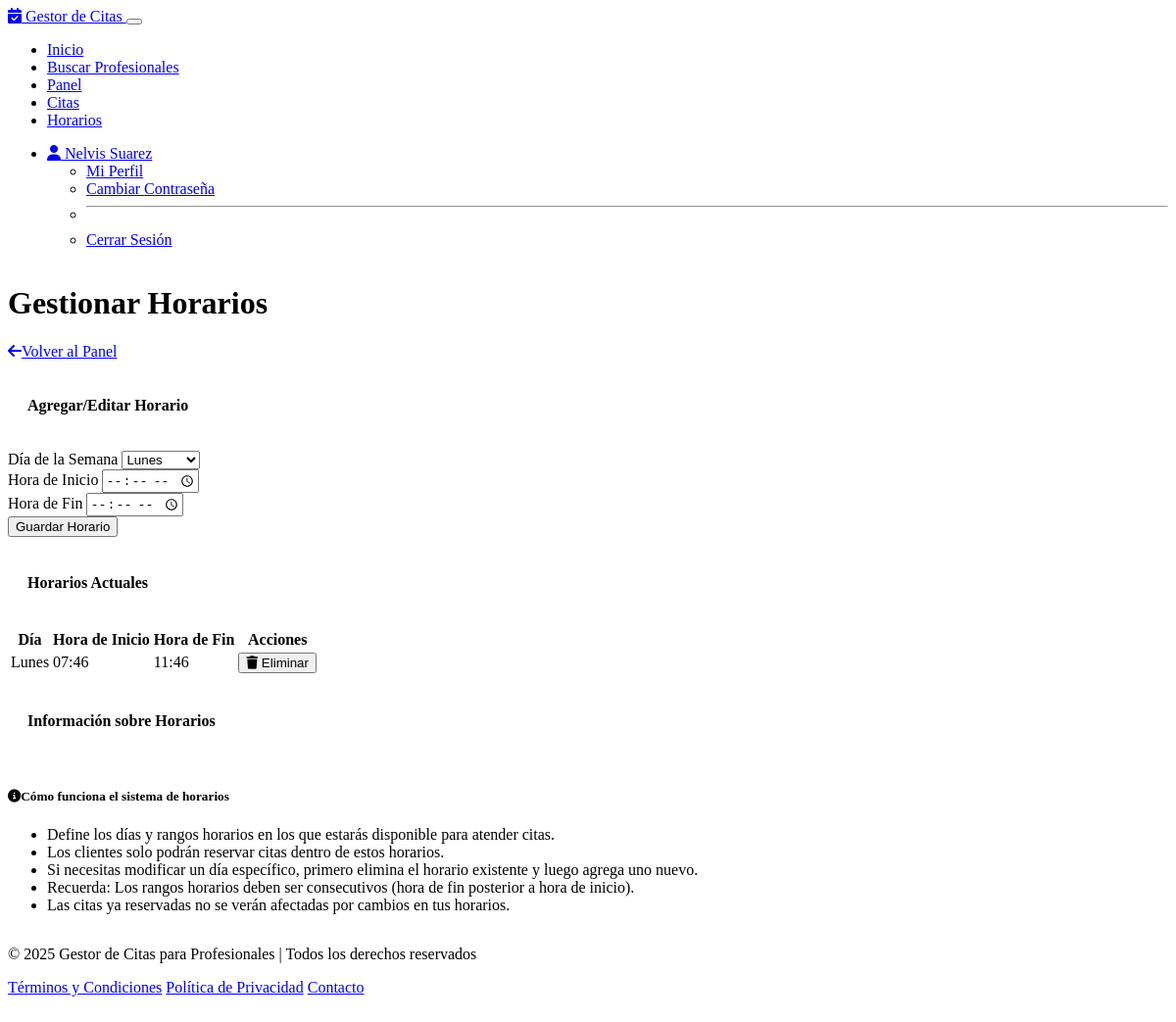
The app's page /professional/schedule (signed in) with its own data.
### models.py (models this page shows, shortened)
class User(UserMixin, db.Model):
    id = db.Column(db.Integer, primary_key=True)
    username = db.Column(db.String(64), unique=True, nullable=False, index=True)
    email = db.Column(db.String(120), unique=True, nullable=False, index=True)
    password_hash = db.Column(db.String(256), nullable=False)
    first_name = db.Column(db.String(64), nullable=False)
    last_name = db.Column(db.String(64), nullable=False)
    phone = db.Column(db.String(20))
    role = db.Column(db.String(20), nullable=False, default='client')
    created_at = db.Column(db.DateTime, default=datetime.utcnow)
    is_active = db.Column(db.Boolean, default=True)
    last_login = db.Column(db.DateTime)
    professional = db.relationship('Professional', uselist=False, back_populates='user', cascade='all, delete-orphan')
    client = db.relationship('Client', uselist=False, back_populates='user', cascade='all, delete-orphan')
    def is_professional(self):
        return self.role == 'professional'
    def is_client(self):
        return self.role == 'client'

class Schedule(db.Model):
    id = db.Column(db.Integer, primary_key=True)
    professional_id = db.Column(db.Integer, db.ForeignKey('professional.id'), nullable=False)
    day_of_week = db.Column(db.Integer, nullable=False)  # 0=Monday, 1=Tuesday, etc.
    start_time = db.Column(db.Time, nullable=False)
    end_time = db.Column(db.Time, nullable=False)
    professional = db.relationship('Professional', back_populates='schedules')

### routes/professional.py (the view, shortened to what this page needs)
@professional_bp.route('/schedule', methods=['GET', 'POST'])
@login_required
def schedule():
    if not current_user.is_professional():
        flash('No tienes permisos para acceder a esta página', 'danger')
        return redirect(url_for('main.index'))
    professional = Professional.query.filter_by(user_id=current_user.id).first()
    if not professional:
        flash('Perfil de profesional no encontrado', 'warning')
        return redirect(url_for('professional.profile'))
    form = ScheduleForm()
    schedules = Schedule.query.filter_by(professional_id=professional.id).all()
    days = ['Lunes', 'Martes', 'Miércoles', 'Jueves', 'Viernes', 'Sábado', 'Domingo']
    return render_template('professional/schedule.html',
                          form=form,
                          schedules=schedules,
                          days=days)

### forms.py (shortened to what this page needs)
class ScheduleForm(FlaskForm):
    day_of_week = SelectField('Día de la Semana', choices=[
        (0, 'Lunes'), (1, 'Martes'), (2, 'Miércoles'),
        (3, 'Jueves'), (4, 'Viernes'), (5, 'Sábado'), (6, 'Domingo')
    ], coerce=int)
    start_time = TimeField('Hora de Inicio', validators=[DataRequired()])
    end_time = TimeField('Hora de Fin', validators=[DataRequired()])
    submit = SubmitField('Guardar Horario')

### app.py (called while the page is built)
@login_manager.user_loader
def load_user(user_id):
    from models import User
    from sqlalchemy.exc import PendingRollbackError
    try:
        return User.query.get(int(user_id))
    except PendingRollbackError:
        db.session.rollback()
        return User.query.get(int(user_id))

### templates/professional/schedule.html (shortened to what this page needs)
{% extends 'base.html' %}
{% block content %}
<div class="container">
    <div class="d-flex justify-content-between align-items-center mb-4">
        <h1>Gestionar Horarios</h1>
        <a href="{{ url_for('professional.dashboard') }}" class="btn btn-outline-primary">
            <i class="fas fa-arrow-left me-2"></i>Volver al Panel
        </a>
    </div>
    <div class="row">
        <div class="col-md-5 mb-4">
            <div class="card border-0 bg-dark shadow-sm h-100">
                <div class="card-header bg-dark border-bottom">
                    <h4 class="mb-0">Agregar/Editar Horario</h4>
                </div>
                <div class="card-body">
                    <form method="POST" action="{{ url_for('professional.schedule') }}">
                        <div class="mb-3">
                            <label for="{{ form.day_of_week.id }}" class="form-label">{{ form.day_of_week.label }}</label>
                            {{ form.day_of_week(class="form-select") }}
                        </div>
                        <div class="row mb-3">
                            <div class="col-6">
                                <label for="{{ form.start_time.id }}" class="form-label">{{ form.start_time.label }}</label>
                                {{ form.start_time(class="form-control", type="time") }}
                            </div>
                            <div class="col-6">
                                <label for="{{ form.end_time.id }}" class="form-label">{{ form.end_time.label }}</label>
                                {{ form.end_time(class="form-control", type="time") }}
                            </div>
                        </div>
                        <div class="d-grid">
                            {{ form.submit(class="btn btn-primary") }}
                        </div>
                    </form>
                </div>
            </div>
        </div>
        <div class="col-md-7 mb-4">
            <div class="card border-0 bg-dark shadow-sm h-100">
                <div class="card-header bg-dark border-bottom">
                    <h4 class="mb-0">Horarios Actuales</h4>
                </div>
                <div class="card-body">
                    {% if schedules %}
                        <div class="table-responsive">
                            <table class="table table-dark">
                                <thead>
                                    <tr>
                                        <th>Día</th>
                                        <th>Hora de Inicio</th>
                                        <th>Hora de Fin</th>
                                        <th>Acciones</th>
                                    </tr>
                                </thead>
                                <tbody>
                                    {% for schedule in schedules %}
                                        <tr>
                                            <td>{{ days[schedule.day_of_week] }}</td>
                                            <td>{{ schedule.start_time.strftime('%H:%M') }}</td>
                                            <td>{{ schedule.end_time.strftime('%H:%M') }}</td>
                                            <td>
                                                <form method="POST" action="{{ url_for('professional.delete_schedule', schedule_id=schedule.id) }}"
                                                      onsubmit="return confirm('¿Estás seguro de que deseas eliminar este horario?');">
                                                    <button type="submit" class="btn btn-sm btn-outline-danger">
                                                        <i class="fas fa-trash"></i> Eliminar
                                                    </button>
                                                </form>
                                            </td>
                                        </tr>
                                    {% endfor %}
                                </tbody>
                            </table>
                        </div>
                    {% else %}
                        <div class="alert alert-info">
                            <i class="fas fa-info-circle me-2"></i>
                            No has definido ningún horario de atención. Utiliza el formulario para agregar tus horas disponibles.
                        </div>
                    {% endif %}
                </div>
            </div>
        </div>
    </div>
    <div class="row">
        <div class="col-md-12">
            <div class="card border-0 bg-dark shadow-sm">
                <div class="card-header bg-dark border-bottom">
                    <h4 class="mb-0">Información sobre Horarios</h4>
                </div>
                <div class="card-body">
                    <div class="alert alert-primary">
                        <h5><i class="fas fa-info-circle me-2"></i>Cómo funciona el sistema de horarios</h5>
                        <ul>
                            <li>Define los días y rangos horarios en los que estarás disponible para atender citas.</li>
                            <li>Los clientes solo podrán reservar citas dentro de estos horarios.</li>
                            <li>Si necesitas modificar un día específico, primero elimina el horario existente y luego agrega uno nuevo.</li>
                            <li>Recuerda: Los rangos horarios deben ser consecutivos (hora de fin posterior a hora de inicio).</li>
                            <li>Las citas ya reservadas no se verán afectadas por cambios en tus horarios.</li>
                        </ul>
                    </div>
                </div>
            </div>
        </div>
    </div>
</div>
{% endblock %}

### templates/base.html (shortened to what this page needs)
<!DOCTYPE html>
<html lang="es" data-bs-theme="dark">
<head>
    <link rel="stylesheet" href="https://cdn.replit.com/agent/bootstrap-agent-dark-theme.min.css">
    <link rel="stylesheet" href="https://cdnjs.cloudflare.com/ajax/libs/font-awesome/6.4.0/css/all.min.css">
    <link rel="stylesheet" href="{{ url_for('static', filename='css/custom.css') }}">
</head>
<body>
    <nav class="navbar navbar-expand-lg navbar-dark bg-dark mb-4">
        <div class="container">
            <a class="navbar-brand" href="{{ url_for('main.index') }}">
                <i class="fas fa-calendar-check"></i> Gestor de Citas
            </a>
            <button class="navbar-toggler" type="button" data-bs-toggle="collapse" data-bs-target="#navbarNav"
                    aria-controls="navbarNav" aria-expanded="false" aria-label="Toggle navigation">
            </button>
            <div class="collapse navbar-collapse" id="navbarNav">
                <ul class="navbar-nav me-auto">
                    <li class="nav-item">
                        <a class="nav-link" href="{{ url_for('main.index') }}">Inicio</a>
                    </li>
                    <li class="nav-item">
                        <a class="nav-link" href="{{ url_for('main.search') }}">Buscar Profesionales</a>
                    </li>
                    {% if current_user.is_authenticated %}
                        {% if current_user.is_client() %}
                            <li class="nav-item">
                                <a class="nav-link" href="{{ url_for('client.my_appointments') }}">Mis Citas</a>
                            </li>
                        {% elif current_user.is_professional() %}
                            <li class="nav-item">
                                <a class="nav-link" href="{{ url_for('professional.dashboard') }}">Panel</a>
                            </li>
                            <li class="nav-item">
                                <a class="nav-link" href="{{ url_for('professional.appointments') }}">Citas</a>
                            </li>
                            <li class="nav-item">
                                <a class="nav-link" href="{{ url_for('professional.schedule') }}">Horarios</a>
                            </li>
                        {% endif %}
                    {% endif %}
                </ul>
                <ul class="navbar-nav">
                    {% if current_user.is_authenticated %}
                        <li class="nav-item dropdown">
                            <a class="nav-link dropdown-toggle" href="#" id="userDropdown" role="button"
                               data-bs-toggle="dropdown" aria-expanded="false">
                                <i class="fas fa-user"></i> {{ current_user.username }}
                            </a>
                            <ul class="dropdown-menu dropdown-menu-end" aria-labelledby="userDropdown">
                                {% if current_user.is_professional() %}
                                    <li><a class="dropdown-item" href="{{ url_for('professional.profile') }}">Mi Perfil</a></li>
                                {% elif current_user.is_client() %}
                                    <li><a class="dropdown-item" href="{{ url_for('client.profile') }}">Mi Perfil</a></li>
                                {% endif %}
                                <li><a class="dropdown-item" href="{{ url_for('auth.change_password') }}">Cambiar Contraseña</a></li>
                                <li><hr class="dropdown-divider"></li>
                                <li><a class="dropdown-item" href="{{ url_for('auth.logout') }}">Cerrar Sesión</a></li>
                            </ul>
                        </li>
                    {% endif %}
                </ul>
            </div>
        </div>
    </nav>
    <main class="container py-4">
        {% block content %}{% endblock %}
    </main>
    <footer class="py-4 bg-dark text-white mt-5">
        <div class="container text-center">
            <p>&copy; 2025 Gestor de Citas para Profesionales | Todos los derechos reservados</p>
            <p class="small">
                <a href="#" class="text-white text-decoration-none me-3">Términos y Condiciones</a>
                <a href="#" class="text-white text-decoration-none me-3">Política de Privacidad</a>
                <a href="#" class="text-white text-decoration-none">Contacto</a>
            </p>
        </div>
    </footer>
</body>
</html>

### static/css/custom.css (style rules this page uses)
body { min-height: 100vh; display: flex; flex-direction: column; }
main { flex: 1 0 auto; }
.table-responsive { overflow-x: auto; -webkit-overflow-scrolling: touch; }
.dropdown-menu { min-width: 12rem; }
footer { margin-top: auto; padding-bottom: 20px; }
.alert { border: none; }
.card-header { padding: 1rem 1.25rem; }

### records on screen
User: username "Nelvis Suarez"
Schedule: day_of_week "Lunes", start_time "07:46", end_time "11:46"
